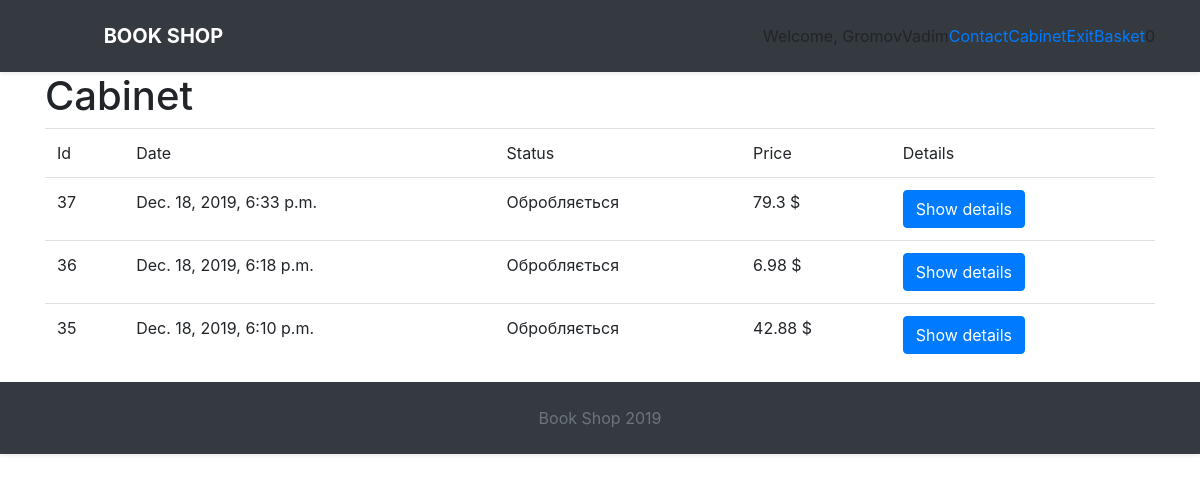
Page /cabinet/ (signed in) on the earlier database version.
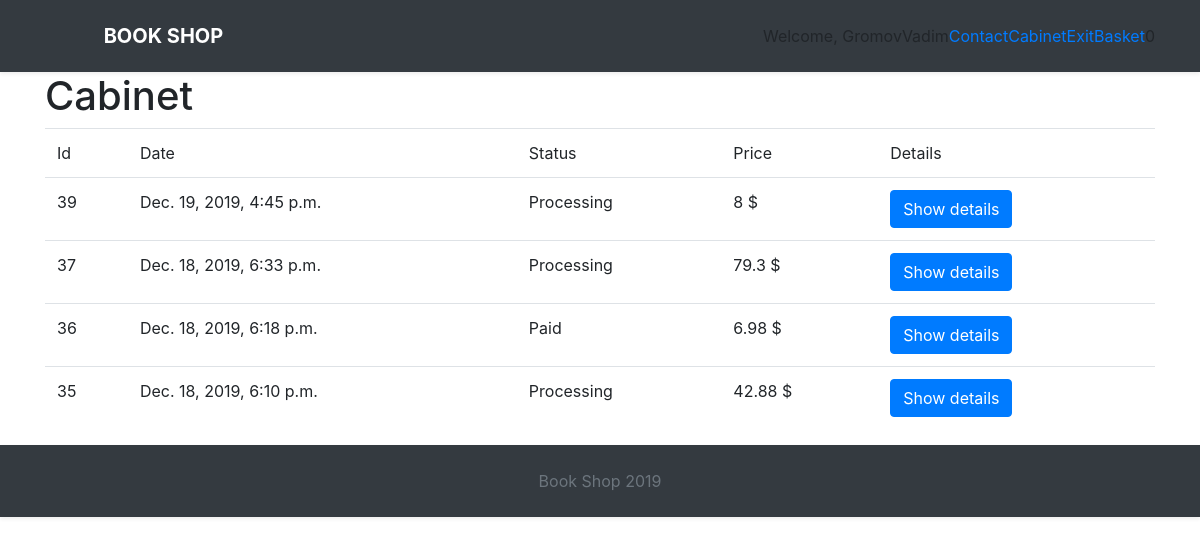
Same page on the later database version.
### ecommerce/models.py (models this page shows, shortened)
class Order(models.Model):
    user = models.ForeignKey(settings.AUTH_USER_MODEL, null=True,
                             on_delete=models.CASCADE, verbose_name="Customer")
    name = models.CharField(max_length=200, verbose_name="First Name")
    surname = models.CharField(max_length=200, verbose_name="Second Name")
    phone = models.CharField(max_length=20, verbose_name="Phone number")
    address = models.CharField(
        null=True, blank=True, max_length=255, verbose_name="Address")
    items = models.ForeignKey(
        Cart, on_delete=models.PROTECT, verbose_name="Books", null=True)
    total_price = models.DecimalField(
        max_digits=9, decimal_places=2, default=0.00, verbose_name='Price')
    delivery_type = models.CharField(
        max_length=100, choices=DELIVERY_TYPES, default='Pickup by myself')
    comment = models.TextField(null=True, blank=True, verbose_name="Comment")
    date = models.DateTimeField(
        auto_now_add=True, auto_now=False, verbose_name="Date")
    status = models.CharField(
        max_length=100, choices=ORDER_STATUSES, default=ORDER_STATUSES[0][0])

### ecommerce/views.py (the view)
# urls.py: path('cabinet/', cabinet_view, name='cabinet'),
def cabinet_view(request):
    orders = Order.objects.filter(user=request.user).order_by('-date')
    context = {
        'orders': orders
    }
    return render(request, 'cabinet.html', context)

### ecommerce/templates/cabinet.html (shortened to what this page needs)
{% extends 'index.html' %}
{% load static %}
{% block content %}
<div class="container">
<h1>Cabinet</h1>
<div class="table-container">
<table class="table cart-table">
<tr class="table-header">
    <td>Id</td>
    <td>Date</td>
    <td>Status</td>
    <td>Price</td>
    <td>Details</td>
</tr>
{% for order in orders %}
<tr>
    <td>{{ order.id }}</td>
    <td>{{ order.date }}</td>
    <td>{{ order.status }}</td>
    <td>{{ order.total_price.normalize }} $</td>
    <td><button type="button" class="btn btn-primary shadow-none" data-toggle="modal" data-target="#exampleModal-{{ order.id }}">Show details</button></td>
</tr>
{% endfor %}
</table>
</div>
</div>
{% endblock %}

Differences in the rows shown:
added Order: id "39", date "Dec. 19, 2019, 4:45 p.m.", status "Processing", total_price.normalize "8"
changed Order "Dec. 18, 2019, 6:33 p.m.": status "Обробляється" → "Processing"
changed Order id 36: status "Обробляється" → "Paid"
changed Order "Dec. 18, 2019, 6:10 p.m.": status "Обробляється" → "Processing"
